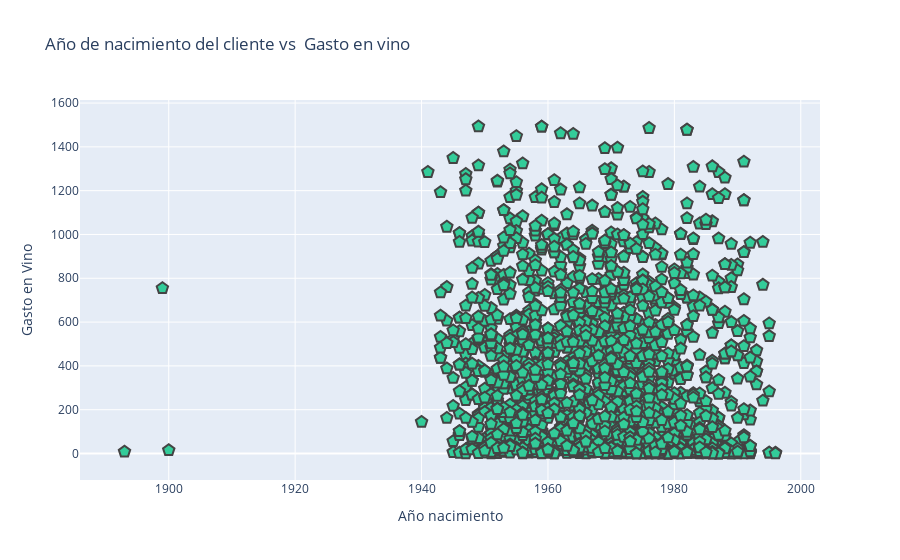

This figure's notebook cell:
### Markdown cell above
### Ejercicio 3
Utiliza `plotly` para realizar un gráfico de dispersión que permita visualizar la relación que existe entre las variables 'Year_Birth' y 'MntWines'.

### Code cell
# YOUR CODE HERE
data=[go.Scatter(x=mercadeo['Year_Birth'], 
                 y=mercadeo['MntWines'], 
                 mode='markers', 
                 marker= dict(size= 12, 
                               color= 'rgb(51,204,153)', 
                               symbol= 'pentagon', 
                               line= {'width':2} 
                               ) )] 
  
layout=go.Layout(title='Año de nacimiento del cliente vs  Gasto en vino', 
                 xaxis= {'title':'Año nacimiento'}  , 
                 yaxis= dict(title='Gasto en Vino'), 
                 hovermode= 'closest' ) 
  
fig= go.Figure(data=data , layout=layout) 

fig.show()

#raise NotImplementedError()

### Figure 1 — Plotly figure (JSON) as saved in the notebook; plotly's stock layout.template omitted (floating-point values rounded to 4 significant figures; data arrays with more than 128 entries replaced by an {"elided": "..."} marker saying what was removed)
{"data": [{"marker": {"color": "rgb(51,204,153)", "line": {"width": 2}, "size": 12, "symbol": "pentagon"}, "mode": "markers", "type": "scatter", "x": {"elided": "2240 int values"}, "y": {"elided": "2240 int values"}}], "layout": {"hovermode": "closest", "title": {"text": "Año de nacimiento del cliente vs  Gasto en vino"}, "xaxis": {"title": {"text": "Año nacimiento"}}, "yaxis": {"title": {"text": "Gasto en Vino"}}}}
